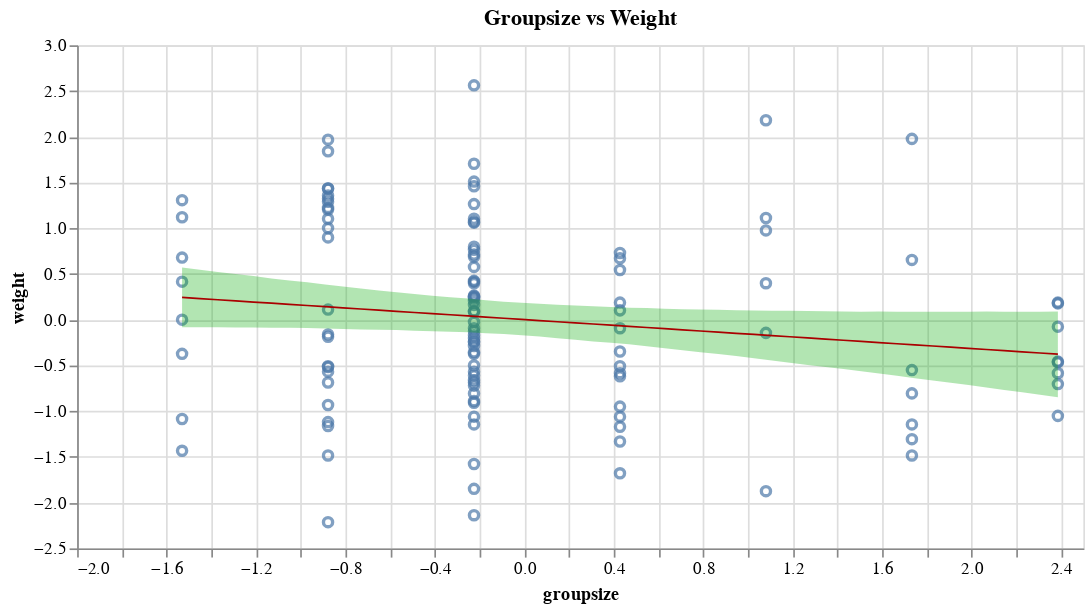

Here is the notebook cell this chart was saved with:
### Code cell
compatibility_band = (
    alt.Chart(df)
    .encode(alt.X("groupsize"))
    .mark_area(opacity=0.3, color="#00AA00")
    .encode(alt.Y("mu_high"), alt.Y2("mu_low"))
)

map_line = (
    alt.Chart(df)
    .mark_line(color="#AA0000", strokeWidth=1)
    .encode(x="groupsize", y="w_map")
)

data_chart = (
    alt.Chart(pd.DataFrame(data), title="Groupsize vs Weight", width=600)
    .mark_point()
    .encode(
        alt.X("groupsize", scale=alt.Scale(zero=False)),
        alt.Y("weight", scale=alt.Scale(zero=False), axis=alt.Axis(title="weight")),
    )
)

data_chart + compatibility_band + map_line

### Figure 1 — Vega-Lite specification as saved in the notebook (floating-point values rounded to 4 significant figures)
{"$schema": "https://vega.github.io/schema/vega-lite/v5.20.1.json", "config": {"view": {"continuousHeight": 300, "continuousWidth": 300}}, "datasets": {"data-7e772e546289a2f2b79e16941508879b": [{"groupsize": -1.531, "n": 116, "weight": 0.4159}, {"groupsize": -1.531, "n": 116, "weight": -1.433}, {"groupsize": -1.531, "n": 116, "weight": 0.6789}, {"groupsize": -1.531, "n": 116, "weight": 1.307}, {"groupsize": -1.531, "n": 116, "weight": 1.12}, {"groupsize": -1.531, "n": 116, "weight": -1.085}, {"groupsize": -1.531, "n": 116, "weight": 0.0002925}, {"groupsize": -1.531, "n": 116, "weight": -0.3729}, {"groupsize": -0.8779, "n": 116, "weight": 1.357}, {"groupsize": -0.8779, "n": 116, "weight": 0.8994}, {"groupsize": -0.8779, "n": 116, "weight": 1.103}, {"groupsize": -0.8779, "n": 116, "weight": -0.5087}, {"groupsize": -0.8779, "n": 116, "weight": -0.1609}, {"groupsize": -0.8779, "n": 116, "weight": 1.324}, {"groupsize": -0.8779, "n": 116, "weight": 1.968}, {"groupsize": -0.8779, "n": 116, "weight": 1.29}, {"groupsize": -0.8779, "n": 116, "weight": -1.119}, {"groupsize": -0.8779, "n": 116, "weight": -0.6868}, {"groupsize": -0.8779, "n": 116, "weight": -0.5171}, {"groupsize": -0.8779, "n": 116, "weight": 1.001}, {"groupsize": -0.8779, "n": 116, "weight": 1.205}, {"groupsize": -0.8779, "n": 116, "weight": 0.1106}, {"groupsize": -0.8779, "n": 116, "weight": 1.434}, {"groupsize": -0.8779, "n": 116, "weight": 1.841}, {"groupsize": -0.8779, "n": 116, "weight": 1.434}, {"groupsize": -0.8779, "n": 116, "weight": -2.214}, {"groupsize": -0.8779, "n": 116, "weight": -0.1863}, {"groupsize": -0.8779, "n": 116, "weight": -0.9328}, {"groupsize": -0.8779, "n": 116, "weight": 1.222}, {"groupsize": 1.733, "n": 116, "weight": 0.6534}, {"groupsize": 1.733, "n": 116, "weight": -0.5511}, {"groupsize": 1.733, "n": 116, "weight": -1.145}, {"groupsize": 1.733, "n": 116, "weight": -1.484}, {"groupsize": 1.733, "n": 116, "weight": -1.306}, {"groupsize": 1.733, "n": 116, "weight": -0.8055}, {"groupsize": 1.733, "n": 116, "weight": 1.977}, {"groupsize": -0.2251, "n": 116, "weight": -0.2457}, {"groupsize": -0.2251, "n": 116, "weight": -0.9073}, {"groupsize": -0.2251, "n": 116, "weight": -0.2881}, {"groupsize": -0.2251, "n": 116, "weight": -1.849}, {"groupsize": -0.2251, "n": 116, "weight": 0.1615}, {"groupsize": -0.2251, "n": 116, "weight": -0.09301}, {"groupsize": -0.2251, "n": 116, "weight": 0.2548}, {"groupsize": -0.2251, "n": 116, "weight": 1.264}, {"groupsize": -0.2251, "n": 116, "weight": 1.103}, {"groupsize": -0.2251, "n": 116, "weight": 0.4159}, {"groupsize": -0.2251, "n": 116, "weight": 0.7128}, {"groupsize": -0.2251, "n": 116, "weight": -2.137}, {"groupsize": -0.2251, "n": 116, "weight": -0.2372}, {"groupsize": -0.2251, "n": 116, "weight": -0.1269}, {"groupsize": -0.2251, "n": 116, "weight": 0.2632}, {"groupsize": -0.2251, "n": 116, "weight": -1.145}, {"groupsize": -0.2251, "n": 116, "weight": 0.08512}, {"groupsize": -0.2251, "n": 116, "weight": -0.568}, {"groupsize": -0.2251, "n": 116, "weight": 0.2463}, {"groupsize": -0.2251, "n": 116, "weight": 1.705}, {"groupsize": 2.386, "n": 116, "weight": -1.052}, {"groupsize": 2.386, "n": 116, "weight": -0.4578}, {"groupsize": 2.386, "n": 116, "weight": -0.585}, {"groupsize": 2.386, "n": 116, "weight": -0.4662}, {"groupsize": 2.386, "n": 116, "weight": -0.07605}, {"groupsize": 2.386, "n": 116, "weight": 0.1784}, {"groupsize": 2.386, "n": 116, "weight": -0.7037}, {"groupsize": 2.386, "n": 116, "weight": 0.1869}, {"groupsize": -0.2251, "n": 116, "weight": 0.5771}, {"groupsize": -0.2251, "n": 116, "weight": 1.061}, {"groupsize": -0.2251, "n": 116, "weight": -0.02515}, {"groupsize": -0.2251, "n": 116, "weight": -1.06}, {"groupsize": -0.2251, "n": 116, "weight": -0.7207}, {"groupsize": -0.2251, "n": 116, "weight": -0.6868}, {"groupsize": -0.2251, "n": 116, "weight": -0.2033}, {"groupsize": -0.2251, "n": 116, "weight": -0.8055}, {"groupsize": -0.2251, "n": 116, "weight": -0.6613}, {"groupsize": -0.2251, "n": 116, "weight": -1.577}, {"groupsize": -0.2251, "n": 116, "weight": 0.7637}, {"groupsize": -0.2251, "n": 116, "weight": 1.51}, {"groupsize": -0.2251, "n": 116, "weight": 1.069}, {"groupsize": -0.2251, "n": 116, "weight": 0.0936}, {"groupsize": -0.2251, "n": 116, "weight": 0.6874}, {"groupsize": -0.2251, "n": 116, "weight": 2.562}, {"groupsize": -0.2251, "n": 116, "weight": 0.2039}, {"groupsize": -0.2251, "n": 116, "weight": -0.8904}, {"groupsize": -0.2251, "n": 116, "weight": -0.1694}, {"groupsize": -0.2251, "n": 116, "weight": 0.4244}, {"groupsize": -0.2251, "n": 116, "weight": -0.3729}, {"groupsize": -0.2251, "n": 116, "weight": -0.356}, {"groupsize": -0.2251, "n": 116, "weight": 0.7976}, {"groupsize": -0.2251, "n": 116, "weight": 1.459}, {"groupsize": 0.4277, "n": 116, "weight": 0.1869}, {"groupsize": 0.4277, "n": 116, "weight": 0.6704}, {"groupsize": 0.4277, "n": 116, "weight": 0.7298}, {"groupsize": 0.4277, "n": 116, "weight": -0.585}, {"groupsize": 0.4277, "n": 116, "weight": -1.17}, {"groupsize": 0.4277, "n": 116, "weight": 0.5432}, {"groupsize": 0.4277, "n": 116, "weight": -0.09301}, {"groupsize": 0.4277, "n": 116, "weight": 0.1021}, {"groupsize": 0.4277, "n": 116, "weight": -0.6189}, {"groupsize": 0.4277, "n": 116, "weight": -0.9497}, {"groupsize": 0.4277, "n": 116, "weight": -0.3475}, {"groupsize": 0.4277, "n": 116, "weight": -1.06}, {"groupsize": 0.4277, "n": 116, "weight": -0.5087}, {"groupsize": 0.4277, "n": 116, "weight": -1.331}, {"groupsize": 0.4277, "n": 116, "weight": -1.679}, {"groupsize": 1.08, "n": 116, "weight": 0.399}, {"groupsize": 1.08, "n": 116, "weight": -0.1439}, {"groupsize": 1.08, "n": 116, "weight": 2.18}, {"groupsize": 1.08, "n": 116, "weight": 1.111}, {"groupsize": 1.08, "n": 116, "weight": 0.9758}, {"groupsize": 1.08, "n": 116, "weight": -1.874}, {"groupsize": -0.2251, "n": 116, "weight": 0.399}, {"groupsize": -0.2251, "n": 116, "weight": -0.6104}, {"groupsize": -0.2251, "n": 116, "weight": 0.2378}, {"groupsize": -0.2251, "n": 116, "weight": -0.5002}, {"groupsize": -0.8779, "n": 116, "weight": -1.162}, {"groupsize": -0.8779, "n": 116, "weight": -1.484}, {"groupsize": -0.8779, "n": 116, "weight": -0.568}], "data-ffffb17c385431ecf61fd47d1815ec65": [{"groupsize": -1.531, "mu_high": 0.5715, "mu_low": -0.08148, "w_map": 0.2436}, {"groupsize": -1.451, "mu_high": 0.5457, "mu_low": -0.08335, "w_map": 0.231}, {"groupsize": -1.371, "mu_high": 0.5219, "mu_low": -0.08368, "w_map": 0.2183}, {"groupsize": -1.291, "mu_high": 0.4997, "mu_low": -0.08534, "w_map": 0.2056}, {"groupsize": -1.211, "mu_high": 0.4765, "mu_low": -0.08598, "w_map": 0.193}, {"groupsize": -1.131, "mu_high": 0.4508, "mu_low": -0.08682, "w_map": 0.1803}, {"groupsize": -1.051, "mu_high": 0.4292, "mu_low": -0.08904, "w_map": 0.1677}, {"groupsize": -0.9712, "mu_high": 0.4085, "mu_low": -0.09209, "w_map": 0.155}, {"groupsize": -0.8912, "mu_high": 0.3853, "mu_low": -0.09698, "w_map": 0.1424}, {"groupsize": -0.8113, "mu_high": 0.3628, "mu_low": -0.1009, "w_map": 0.1297}, {"groupsize": -0.7314, "mu_high": 0.3424, "mu_low": -0.1059, "w_map": 0.1171}, {"groupsize": -0.6514, "mu_high": 0.3188, "mu_low": -0.1101, "w_map": 0.1044}, {"groupsize": -0.5715, "mu_high": 0.2989, "mu_low": -0.114, "w_map": 0.09175}, {"groupsize": -0.4916, "mu_high": 0.2808, "mu_low": -0.1202, "w_map": 0.0791}, {"groupsize": -0.4116, "mu_high": 0.2631, "mu_low": -0.1255, "w_map": 0.06644}, {"groupsize": -0.3317, "mu_high": 0.2458, "mu_low": -0.1315, "w_map": 0.05379}, {"groupsize": -0.2517, "mu_high": 0.2306, "mu_low": -0.1371, "w_map": 0.04113}, {"groupsize": -0.1718, "mu_high": 0.212, "mu_low": -0.1477, "w_map": 0.02848}, {"groupsize": -0.09188, "mu_high": 0.1972, "mu_low": -0.1573, "w_map": 0.01583}, {"groupsize": -0.01194, "mu_high": 0.1854, "mu_low": -0.1713, "w_map": 0.003172}, {"groupsize": 0.06799, "mu_high": 0.1732, "mu_low": -0.1847, "w_map": -0.009483}, {"groupsize": 0.1479, "mu_high": 0.164, "mu_low": -0.2016, "w_map": -0.02214}, {"groupsize": 0.2279, "mu_high": 0.1557, "mu_low": -0.2201, "w_map": -0.03479}, {"groupsize": 0.3078, "mu_high": 0.1472, "mu_low": -0.2373, "w_map": -0.04745}, {"groupsize": 0.3877, "mu_high": 0.1388, "mu_low": -0.2533, "w_map": -0.0601}, {"groupsize": 0.4677, "mu_high": 0.1307, "mu_low": -0.2697, "w_map": -0.07275}, {"groupsize": 0.5476, "mu_high": 0.1281, "mu_low": -0.2902, "w_map": -0.08541}, {"groupsize": 0.6275, "mu_high": 0.1203, "mu_low": -0.3118, "w_map": -0.09806}, {"groupsize": 0.7075, "mu_high": 0.1149, "mu_low": -0.3337, "w_map": -0.1107}, {"groupsize": 0.7874, "mu_high": 0.1117, "mu_low": -0.3546, "w_map": -0.1234}, {"groupsize": 0.8673, "mu_high": 0.1076, "mu_low": -0.3759, "w_map": -0.136}, {"groupsize": 0.9473, "mu_high": 0.104, "mu_low": -0.3981, "w_map": -0.1487}, {"groupsize": 1.027, "mu_high": 0.101, "mu_low": -0.422, "w_map": -0.1613}, {"groupsize": 1.107, "mu_high": 0.09821, "mu_low": -0.4458, "w_map": -0.174}, {"groupsize": 1.187, "mu_high": 0.09763, "mu_low": -0.4706, "w_map": -0.1866}, {"groupsize": 1.267, "mu_high": 0.09511, "mu_low": -0.4939, "w_map": -0.1993}, {"groupsize": 1.347, "mu_high": 0.09196, "mu_low": -0.517, "w_map": -0.212}, {"groupsize": 1.427, "mu_high": 0.08985, "mu_low": -0.5396, "w_map": -0.2246}, {"groupsize": 1.507, "mu_high": 0.08803, "mu_low": -0.5632, "w_map": -0.2373}, {"groupsize": 1.587, "mu_high": 0.08847, "mu_low": -0.5882, "w_map": -0.2499}, {"groupsize": 1.667, "mu_high": 0.08637, "mu_low": -0.6135, "w_map": -0.2626}, {"groupsize": 1.747, "mu_high": 0.08611, "mu_low": -0.6392, "w_map": -0.2752}, {"groupsize": 1.827, "mu_high": 0.08602, "mu_low": -0.665, "w_map": -0.2879}, {"groupsize": 1.906, "mu_high": 0.08594, "mu_low": -0.6887, "w_map": -0.3005}, {"groupsize": 1.986, "mu_high": 0.08811, "mu_low": -0.7141, "w_map": -0.3132}, {"groupsize": 2.066, "mu_high": 0.08868, "mu_low": -0.7408, "w_map": -0.3258}, {"groupsize": 2.146, "mu_high": 0.08686, "mu_low": -0.7686, "w_map": -0.3385}, {"groupsize": 2.226, "mu_high": 0.08657, "mu_low": -0.7945, "w_map": -0.3512}, {"groupsize": 2.306, "mu_high": 0.08777, "mu_low": -0.8198, "w_map": -0.3638}, {"groupsize": 2.386, "mu_high": 0.08896, "mu_low": -0.8466, "w_map": -0.3765}]}, "layer": [{"data": {"name": "data-7e772e546289a2f2b79e16941508879b"}, "encoding": {"x": {"field": "groupsize", "scale": {"zero": false}, "type": "quantitative"}, "y": {"axis": {"title": "weight"}, "field": "weight", "scale": {"zero": false}, "type": "quantitative"}}, "mark": {"type": "point"}, "title": "Groupsize vs Weight"}, {"data": {"name": "data-ffffb17c385431ecf61fd47d1815ec65"}, "encoding": {"x": {"field": "groupsize", "type": "quantitative"}, "y": {"field": "mu_high", "type": "quantitative"}, "y2": {"field": "mu_low"}}, "mark": {"color": "#00AA00", "opacity": 0.3, "type": "area"}}, {"data": {"name": "data-ffffb17c385431ecf61fd47d1815ec65"}, "encoding": {"x": {"field": "groupsize", "type": "quantitative"}, "y": {"field": "w_map", "type": "quantitative"}}, "mark": {"color": "#AA0000", "strokeWidth": 1, "type": "line"}}], "width": 600}
